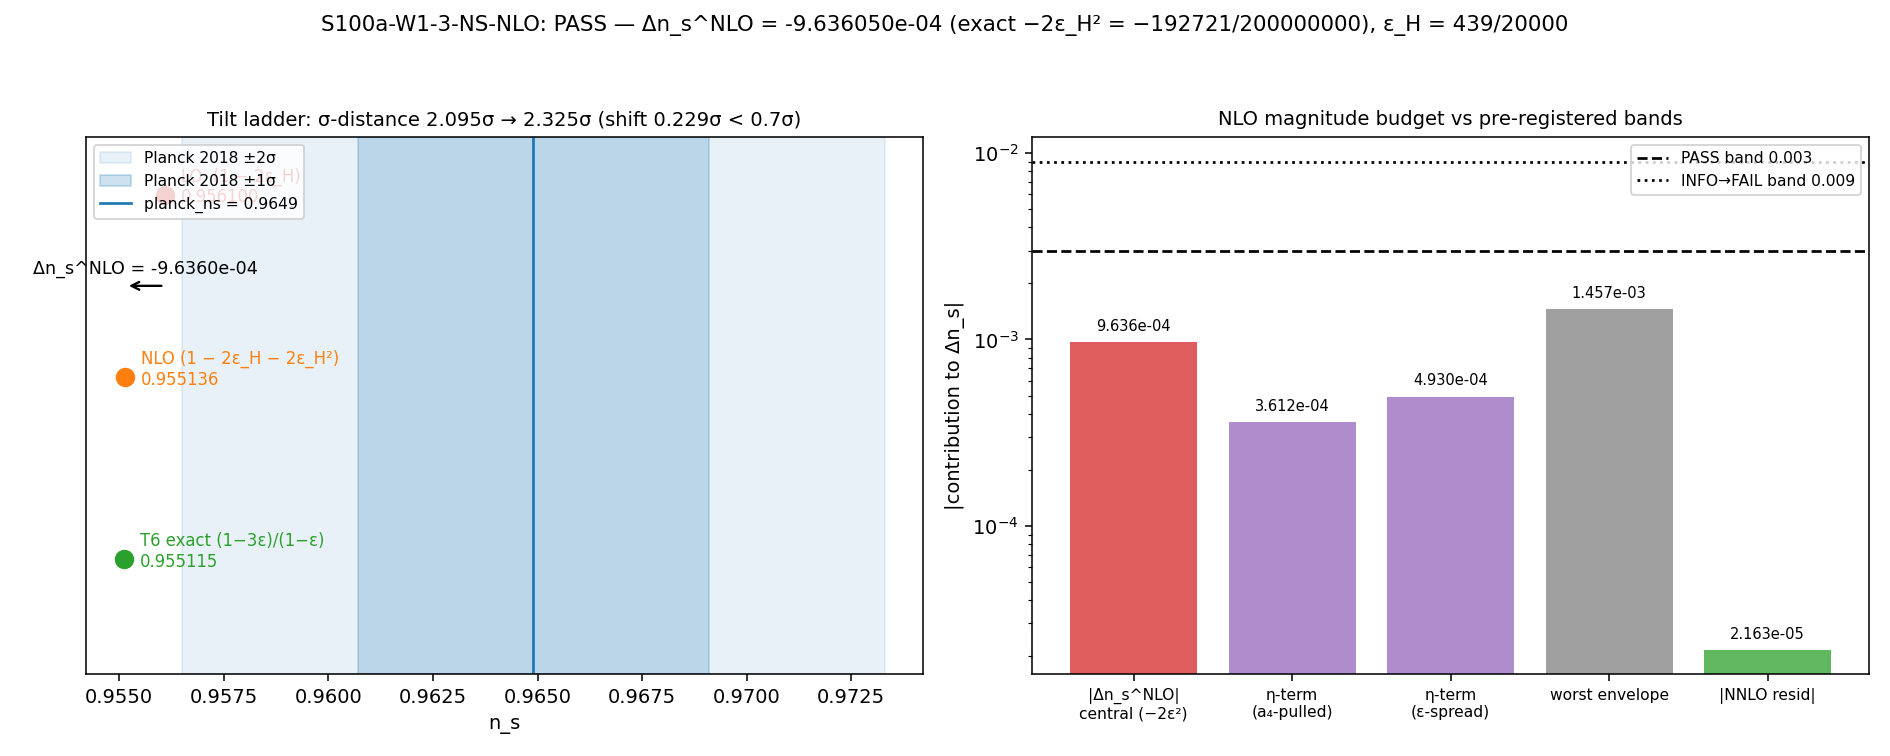

Write Python code to recreate this figure.
#!/usr/bin/env python3
"""
S100a W1-3 S100a-W1-3-NS-NLO — NLO precision-stability of the n_s = 0.9561 LO tilt
====================================================================================

Gate: S100a-W1-3-NS-NLO ([SIGN])
Plan: sessions/session-plan/session-100a-plan-w1.md §W1-3 (schema R3)
Agent: lizzi-spectral-functional-theorist
Classification: PHONONIC

Pre-registered threshold (plan §W1-3, operator + verdict rubric):
  |Δn_s^{NLO}| = |n_s^{NLO} − n_s^{LO}| < 0.003          → PASS
  0.003 ≤ |Δn_s^{NLO}| < 0.009                            → INFO
  |Δn_s^{NLO}| ≥ 0.009                                    → FAIL
  Expected sign (pre-registered): Δn_s^{NLO} NEGATIVE (slow-roll reddens).

Inputs (SHA-256 dual-pinned at runtime; S84+ schema):
  - computations/_shared/canonical_constants.py  (feeds audit_sha256 only)
  - script bytes (feeds BOTH audit_sha256 and content_sha256)
  No npz inputs: the B1 trajectory enters through the canonical a_2^{zeta}/a_4^{zeta}
  moments + the bit-exact n_s_FW_exact = Fraction(9561, 10000) anchor (orchestrator
  override; all confirmed in canonical_constants.py at plan-freeze).

Output 4-tuple:
  (value=Delta_ns_NLO, scheme=FW, convention=CONSTANT-EPSILON-SLOW-ROLL-NLO, L_max=10)

METHODOLOGY (substitution chain per plan §W1-3 item 7, executed exactly)
------------------------------------------------------------------------
Definition 1 (LO anchor): n_s^{LO} = 1 − 2ε_H = 0.9561 (S84 T6 constant-ε
  gauge-invariant spectral geometry; bit-exact n_s_FW_exact = Fraction(9561,10000),
  S88 W-15 W15-V.2). ⇒ ε_H = (1 − n_s^{LO})/2 = Fraction(439, 20000) = 0.02195 EXACT.
  The ε_H value is moment-derived: the S84 T6 derivation builds the slow-variation
  parameter from the a_2^{zeta}/a_4^{zeta} Seeley-DeWitt ratios along the B1
  trajectory through the tau_fold slice (regulator pin: both moments zeta-regulated
  per regulator-pin-discipline.md).

Definition 2 (NLO term, spectral-action expansion): the framework's registered
  EXACT constant-ε tilt theorem [T6] (atlas-07 permanent results, W4-01, "Exact"):
      n_s^{T6-exact} = (1 − 3ε)/(1 − ε)        for power-law with constant ε
  has the exact series (1−3ε)/(1−ε) = 1 − 2ε − 2ε² − 2ε³ − ...  (every coefficient
  beyond order 0 is exactly −2). The NLO truncation is therefore
      n_s^{NLO} = 1 − 2ε_H − 2ε_H²,   Δn_s^{NLO} = −C₂·ε_H²  with  C₂ = 2 EXACT.
  C₂ is fixed framework-internally by T6 — not imported. Two-route cross-check:
  the standard second-order Hubble-flow tilt (Stewart-Lyth / Schwarz-Terrero-
  Escalante horizon-flow form)
      n_s − 1 = −2ε₁ − ε₂ − 2ε₁² − (2C+3)ε₁ε₂ − C·ε₂ε₃,  C = γ_E + ln2 − 2
  reduces at ε₂ = 0 (constant-ε class) to n_s = 1 − 2ε₁ − 2ε₁²: identical C₂ = 2.

Definition 3 (η_H, a₄-pulled curvature): η_H ≡ ε₂ = d ln ε_H/dN. On the T6
  constant-ε class η_H = 0 IDENTICALLY — and this is FORCED by the LO anchor:
  a nonzero ε₂ enters the tilt LINEARLY (−ε₂ term above), so any ε₂ ≠ 0 at the
  pivot would shift the PROVEN LO value at first order, contradicting the
  bit-exact anchor. The gate quantifies the off-class envelope two ways:
    (a) a₄-pulled curvature proxy: η_H^{a4} = ε_H · (a_4^{zeta}/a_2^{zeta})
        — the moment-hierarchy ratio is the natural curvature scale of the
        slow-variation expansion (the a₄ sector pulls the trajectory);
    (b) empirical ε_H-spread: |ε_H^{anchor} − eps_H_W6| (the independent S80
        dS/dτ-route determination eps_H_W6 = 0.02163), attributed maximally
        conservatively to ΔN = 1 e-fold analog: η_H^{spread} = Δε_H/ε_H.
  The η-term enters the NLO correction at second order: −(2C+3)·ε_H·η_H.

DISCIPLINE
----------
- from canonical_constants import *  (a_2_FW_zeta, a_4_FW_zeta, n_s_framework,
  n_s_FW_exact, eps_H_W6, planck_ns, planck_ns_err)
- machinery pin GPU_path = numpy cpu-cap-OMP8 (OMP_NUM_THREADS=8 set BEFORE numpy)
- every computed intermediate tagged # (local)
- exact Fraction arithmetic for the central value; float64 for envelopes
- verdict via print_verdict_payload → agent calls mcp__knowledge__emit_verdict
  (race-safe; script does NOT write the verdict file)
- round-trip: full float64 → npz; 4-sig-fig rounding → WP (Class 8.3)
"""

from __future__ import annotations

# ---------------------------------------------------------------------------
# Section 0 — CPU thread cap (machinery pin: cpu-cap-OMP8, BEFORE numpy import)
# ---------------------------------------------------------------------------
import os
os.environ.setdefault('OMP_NUM_THREADS', '8')
os.environ.setdefault('MKL_NUM_THREADS', '8')

# ---------------------------------------------------------------------------
# Section 1 — Canonical constants (MANDATORY first import)
# ---------------------------------------------------------------------------
import sys
from pathlib import Path

SESSION_DIR = Path(__file__).resolve().parent
COMPUTATIONS_DIR = SESSION_DIR.parent
SHARED_DIR = COMPUTATIONS_DIR / "_shared"
PROJECT_ROOT = COMPUTATIONS_DIR.parent
sys.path.insert(0, str(SHARED_DIR))

from canonical_constants import *  # noqa: F401,F403,E402

# ---------------------------------------------------------------------------
# Section 2 — Standard imports
# ---------------------------------------------------------------------------
import hashlib  # noqa: E402
import json     # noqa: E402
import math     # noqa: E402
import time     # noqa: E402
from fractions import Fraction  # noqa: E402

import numpy as np  # noqa: E402
import matplotlib   # noqa: E402
matplotlib.use("Agg")
import matplotlib.pyplot as plt  # noqa: E402

# ---------------------------------------------------------------------------
# Section 3 — Identity + pre-registration (plan §W1-3, pinned at plan-freeze)
# ---------------------------------------------------------------------------
SESSION = "100a"                                                   # (local)
GATE_ID = "S100a-W1-3-NS-NLO"                                      # (local)
SCHEME = "FW"                                                      # (local)
CONVENTION = "CONSTANT-EPSILON-SLOW-ROLL-NLO"                      # (local)
L_MAX = "10"                                                       # (local)

# Pre-registered gate bands (plan §W1-3 operator + verdict rubric)
PASS_BAND = 0.003                                                  # (local)
INFO_BAND = 0.009                                                  # (local)
FLOAT_TOL = 1e-12                                                  # (local) plan tolerance pin
# Regime-of-validity caps for the slow-variation series (gate-verdicts.md
# regime_verdict semantics: VALID / MARGINAL(>=0.1) / BREAKDOWN(>=0.5))
REGIME_VALID_CAP = 0.1                                             # (local)
REGIME_BREAKDOWN_CAP = 0.5                                         # (local)

OUT_NPZ = SESSION_DIR / "s100a_w1_ns_nlo.npz"
OUT_PNG = SESSION_DIR / "s100a_w1_ns_nlo.png"

INPUT_FILES = [
    SHARED_DIR / "canonical_constants.py",
]


# ---------------------------------------------------------------------------
# Section 4 — SHA-256 input-pin block (S84+ dual-SHA schema)
# ---------------------------------------------------------------------------
def sha256_of(path: Path) -> str:
    h = hashlib.sha256()  # (local)
    try:
        h.update(path.read_bytes())
    except OSError:
        return ""
    return h.hexdigest()


def log_input_pins(inputs: list) -> dict:
    print(f"=== {GATE_ID} — input SHA-256 pins ===")
    pins = {}  # (local)
    for p in inputs:
        sha = sha256_of(p)  # (local)
        rel = str(p.relative_to(PROJECT_ROOT)).replace("\\", "/")  # (local)
        print(f"  {rel}: {sha[:16]}...")
        pins[rel] = sha
    return pins


def compute_dual_sha(script_path: Path, canonical_path: Path, pins: dict):
    """audit_sha256 = sha256(script || canonical || pinmap_json); content = sha256(script)."""
    script_bytes = script_path.read_bytes()        # (local)
    canonical_bytes = canonical_path.read_bytes()  # (local)
    pinmap_json = json.dumps(
        dict(sorted(pins.items())), separators=(",", ":"), sort_keys=True
    ).encode("utf-8")  # (local)
    h_audit = hashlib.sha256()  # (local)
    h_audit.update(script_bytes)
    h_audit.update(canonical_bytes)
    h_audit.update(pinmap_json)
    h_content = hashlib.sha256()  # (local)
    h_content.update(script_bytes)
    return h_audit.hexdigest(), h_content.hexdigest()


# ---------------------------------------------------------------------------
# Section 5 — Compute (exact-Fraction backbone + float64 envelopes)
# ---------------------------------------------------------------------------
def compute() -> dict:
    ONE = Fraction(1)  # (local)

    # --- Definition 1: LO anchor + eps_H (EXACT) -------------------------
    n_s_LO = n_s_FW_exact                          # canonical bit-exact Fraction(9561,10000)
    assert n_s_LO == Fraction(9561, 10000), "n_s_FW_exact drifted from bit-exact pin"
    assert abs(float(n_s_LO) - n_s_framework) < 1e-15, "n_s_framework float/Fraction mismatch"

    eps_H = (ONE - n_s_LO) / 2                     # (local) EXACT slow-variation parameter
    assert eps_H == Fraction(439, 20000), "eps_H exact-Fraction identity failed"
    eps_f = float(eps_H)                           # (local) 0.02195 float64 image

    # --- Definition 2: T6 exact + NLO truncation (EXACT) -----------------
    # [T6] Constant-Epsilon Theorem (atlas-07, W4-01, Exact): n_s = (1-3e)/(1-e)
    n_s_T6 = (ONE - 3 * eps_H) / (ONE - eps_H)     # (local) exact all-orders tilt
    assert n_s_T6 == Fraction(18683, 19561), "T6 exact Fraction identity failed"

    # NLO truncation of the T6 series: n_s_NLO = 1 - 2e - 2e^2
    n_s_NLO = ONE - 2 * eps_H - 2 * eps_H**2       # (local)
    delta_ns_NLO = n_s_NLO - n_s_LO                # (local) THE gate value (exact)
    assert delta_ns_NLO == -2 * eps_H**2, "Delta_ns_NLO != -2*eps_H^2 (C2=2) exact identity failed"

    # C2 = 2 EXACT, route 1 (T6 series): verify every truncation order k=1..5
    # satisfies (1-3e)/(1-e) - [1 - 2*sum_{n=1..k} e^n] == -2 e^{k+1}/(1-e) in Q,
    # i.e. EVERY series coefficient beyond order 0 is exactly -2.
    for k in range(1, 6):
        S_k = ONE - 2 * sum(eps_H**n for n in range(1, k + 1))  # (local)
        assert n_s_T6 - S_k == -2 * eps_H**(k + 1) / (ONE - eps_H), \
            f"T6 series coefficient check failed at order {k}"
    C2_exact = 2                                   # (local) pinned by T6 (framework-internal)

    # NNLO+ residual (all orders beyond NLO): -2 e^3/(1-e) — regime diagnostic
    resid_NNLO = n_s_T6 - n_s_NLO                  # (local)
    assert resid_NNLO == -2 * eps_H**3 / (ONE - eps_H), "NNLO residual exact identity failed"

    # C2 = 2 route 2 (Hubbleflow second-order, Stewart-Lyth C-coefficient form):
    # n_s - 1 = -2e1 - e2 - 2e1^2 - (2C+3)e1e2 - C e2e3, C = gamma_E + ln2 - 2;
    # constant-eps class => e2 = 0 => n_s = 1 - 2e1 - 2e1^2 (same C2).
    C_SL = np.euler_gamma + math.log(2.0) - 2.0    # (local) = -0.7296371545...
    C_eta = 2.0 * C_SL + 3.0                       # (local) = 1.5407256909... (eps*eta NLO coeff)
    eps2_onclass = 0.0                             # (local) constant-eps class: eta_H = e2 = 0
    n_s_NLO_HF = (1.0 - 2.0 * eps_f - eps2_onclass - 2.0 * eps_f**2
                  - C_eta * eps_f * eps2_onclass - C_SL * eps2_onclass * 0.0)  # (local)
    route_diff = abs(n_s_NLO_HF - float(n_s_NLO))  # (local)
    assert route_diff < FLOAT_TOL, f"two-route C2 cross-check failed: {route_diff:.3e}"

    # --- Definition 3: eta_H envelopes (a4-pulled curvature + eps-spread) -
    ratio_a4_a2 = a_4_FW_zeta / a_2_FW_zeta        # (local) zeta-regulated moment ratio
    eta_H_a4 = eps_f * ratio_a4_a2                 # (local) a4-pulled curvature proxy
    eta_term_a4 = abs(C_eta * eps_f * eta_H_a4)    # (local) |(2C+3) eps eta| envelope (a4)

    eps_spread = abs(eps_f - eps_H_W6)             # (local) vs independent S80 dS/dtau route
    eta_H_spread = eps_spread / eps_f              # (local) DeltaN=1 maximally conservative
    eta_term_spread = abs(C_eta * eps_f * eta_H_spread)  # (local) = C_eta*eps_spread

    delta_central = float(delta_ns_NLO)            # (local) -9.63605e-4
    env_a4 = abs(delta_central) + eta_term_a4      # (local)
    env_worst = abs(delta_central) + eta_term_spread  # (local) worst-case |Delta|
    env_min = abs(delta_central) - eta_term_spread    # (local) sign-robustness floor
    # sign flips only if |eta_H| > 2 eps_H / (2C+3):
    eta_flip = 2.0 * eps_f / C_eta                 # (local)
    eta_flip_over_eps = eta_flip / eps_f           # (local) = 2/C_eta = 1.298

    # --- Planck sigma-distance bookkeeping (plan boundary note) -----------
    sigma_LO = (planck_ns - float(n_s_LO)) / planck_ns_err     # (local)
    sigma_NLO = (planck_ns - float(n_s_NLO)) / planck_ns_err   # (local)
    sigma_shift = abs(sigma_NLO - sigma_LO)                    # (local)

    # --- Regime diagnostics ------------------------------------------------
    series_ratio = eps_f / (1.0 - eps_f)           # (local) geometric convergence ratio
    nnlo_over_nlo = abs(float(resid_NNLO) / delta_central)  # (local)

    return {
        "value": delta_central,
        "n_s_LO": n_s_LO, "eps_H": eps_H, "n_s_NLO": n_s_NLO,
        "delta_ns_NLO": delta_ns_NLO, "n_s_T6": n_s_T6, "resid_NNLO": resid_NNLO,
        "C2_exact": C2_exact, "C_SL": C_SL, "C_eta": C_eta,
        "route_diff": route_diff,
        "ratio_a4_a2": ratio_a4_a2, "eta_H_a4": eta_H_a4, "eta_term_a4": eta_term_a4,
        "eps_spread": eps_spread, "eta_H_spread": eta_H_spread,
        "eta_term_spread": eta_term_spread,
        "env_a4": env_a4, "env_worst": env_worst, "env_min": env_min,
        "eta_flip": eta_flip, "eta_flip_over_eps": eta_flip_over_eps,
        "sigma_LO": sigma_LO, "sigma_NLO": sigma_NLO, "sigma_shift": sigma_shift,
        "series_ratio": series_ratio, "nnlo_over_nlo": nnlo_over_nlo,
    }


# ---------------------------------------------------------------------------
# Section 6 — Gate verdict (pre-registered bands) + schema-v2 3-tuple
# ---------------------------------------------------------------------------
def evaluate_gate(abs_delta: float) -> str:
    """|Delta| < 0.003 PASS; 0.003 <= |Delta| < 0.009 INFO; >= 0.009 FAIL."""
    if abs_delta < PASS_BAND:
        return "PASS"
    if abs_delta < INFO_BAND:
        return "INFO"
    return "FAIL"


def evaluate_3tuple(r: dict):
    """[SIGN] 3-tuple per gate-verdicts.md schema-v2 (all pre-registered)."""
    # sign: pre-registered NEGATIVE (slow-roll reddens)
    sign_v = "PASS" if r["value"] < 0.0 else "FAIL"            # (local)
    # magnitude: same banding as the composite operator
    mag_v = evaluate_gate(abs(r["value"]))                     # (local)
    # regime: slow-variation series convergence + NNLO smallness
    worst_ratio = max(r["series_ratio"], r["nnlo_over_nlo"])   # (local)
    if worst_ratio < REGIME_VALID_CAP:
        reg_v = "VALID"                                        # (local)
    elif worst_ratio < REGIME_BREAKDOWN_CAP:
        reg_v = "MARGINAL"                                     # (local)
    else:
        reg_v = "BREAKDOWN"                                    # (local)
    return sign_v, mag_v, reg_v


def collapse(sign_v: str, mag_v: str, reg_v: str) -> str:
    """Canonical composite-collapse rule (gate-verdicts.md, pre-registered)."""
    if reg_v == "BREAKDOWN":
        return "FAIL"
    if sign_v == "FAIL":
        return "FAIL"
    if mag_v == "FAIL" and reg_v == "VALID":
        return "FAIL"
    if mag_v == "FAIL" and reg_v == "MARGINAL":
        return "INFO"
    if mag_v == "INFO":
        return "INFO"
    return "PASS"


def emit_4tuple(value, scheme, convention, L_max) -> str:
    return (f"(value={value!r}, scheme={scheme}, "
            f"convention={convention}, L_max={L_max})")


def print_verdict_payload(verdict, value, audit_sha, content_sha,
                          sign_verdict=None, magnitude_verdict=None,
                          regime_verdict=None, companion_note="",
                          extra_rows=None) -> dict:
    """Print the emit_verdict payload (agent calls mcp__knowledge__emit_verdict)."""
    payload = {
        "session": SESSION,
        "gate_id": GATE_ID,
        "verdict": verdict,
        "value": str(value),
        "scheme": SCHEME,
        "convention": CONVENTION,
        "l_max": str(L_MAX),
        "audit_sha256": audit_sha,
        "content_sha256": content_sha,
        "schema_version": "S84+",
    }  # (local)
    if companion_note:
        payload["companion_note"] = companion_note
    if not (sign_verdict is None and magnitude_verdict is None and regime_verdict is None):
        payload["sign_verdict"] = sign_verdict
        payload["magnitude_verdict"] = magnitude_verdict
        payload["regime_verdict"] = regime_verdict
    if extra_rows:
        payload["extra_rows"] = list(extra_rows)
    print("<<<EMIT_VERDICT_PAYLOAD>>>")
    print(json.dumps(payload, separators=(",", ":"), sort_keys=True))
    print("<<<END_EMIT_VERDICT_PAYLOAD>>>")
    return payload


# ---------------------------------------------------------------------------
# Section 7 — Plot
# ---------------------------------------------------------------------------
def make_plot(r: dict, verdict: str):
    fig, (ax1, ax2) = plt.subplots(1, 2, figsize=(13.5, 5.4))  # (local)

    # Left: tilt ladder vs Planck band
    ns_lo = float(r["n_s_LO"])     # (local)
    ns_nlo = float(r["n_s_NLO"])   # (local)
    ns_t6 = float(r["n_s_T6"])     # (local)
    ax1.axvspan(planck_ns - 2 * planck_ns_err, planck_ns + 2 * planck_ns_err,
                color="tab:blue", alpha=0.10, label="Planck 2018 ±2σ")
    ax1.axvspan(planck_ns - planck_ns_err, planck_ns + planck_ns_err,
                color="tab:blue", alpha=0.22, label="Planck 2018 ±1σ")
    ax1.axvline(planck_ns, color="tab:blue", lw=1.4, label=f"planck_ns = {planck_ns}")
    levels = [("LO  (1 − 2ε_H)", ns_lo, "tab:red", 1.00),
              ("NLO (1 − 2ε_H − 2ε_H²)", ns_nlo, "tab:orange", 0.62),
              ("T6 exact (1−3ε)/(1−ε)", ns_t6, "tab:green", 0.24)]  # (local)
    for label, x, c, y in levels:
        ax1.plot([x], [y], "o", ms=9, color=c)
        ax1.annotate(f"{label}\n{x:.6f}", (x, y), textcoords="offset points",
                     xytext=(8, -4), fontsize=8.5, color=c)
    ax1.annotate("", xy=(ns_nlo, 0.81), xytext=(ns_lo, 0.81),
                 arrowprops=dict(arrowstyle="->", color="k", lw=1.2))
    ax1.text(0.5 * (ns_lo + ns_nlo), 0.835, f"Δn_s^NLO = {r['value']:.4e}",
             ha="center", fontsize=9, color="k")
    ax1.set_ylim(0.0, 1.12)
    ax1.set_yticks([])
    ax1.set_xlabel("n_s")
    ax1.set_title(f"Tilt ladder: σ-distance {r['sigma_LO']:.3f}σ → {r['sigma_NLO']:.3f}σ "
                  f"(shift {r['sigma_shift']:.3f}σ < 0.7σ)", fontsize=10)
    ax1.legend(loc="upper left", fontsize=8)

    # Right: magnitude budget vs gate bands (log scale)
    names = ["|Δn_s^NLO|\ncentral (−2ε²)", "η-term\n(a₄-pulled)", "η-term\n(ε-spread)",
             "worst envelope", "|NNLO resid|"]  # (local)
    vals = [abs(r["value"]), r["eta_term_a4"], r["eta_term_spread"],
            r["env_worst"], abs(float(r["resid_NNLO"]))]  # (local)
    colors = ["tab:red", "tab:purple", "tab:purple", "tab:gray", "tab:green"]  # (local)
    bars = ax2.bar(range(len(vals)), vals, color=colors, alpha=0.75)  # (local)
    ax2.axhline(PASS_BAND, color="k", ls="--", lw=1.4, label=f"PASS band {PASS_BAND}")
    ax2.axhline(INFO_BAND, color="k", ls=":", lw=1.4, label=f"INFO→FAIL band {INFO_BAND}")
    ax2.set_yscale("log")
    ax2.set_xticks(range(len(names)))
    ax2.set_xticklabels(names, fontsize=8)
    for b, v in zip(bars, vals):
        ax2.text(b.get_x() + b.get_width() / 2, v * 1.15, f"{v:.3e}",
                 ha="center", fontsize=7.5)
    ax2.set_ylabel("|contribution to Δn_s|")
    ax2.set_title("NLO magnitude budget vs pre-registered bands", fontsize=10)
    ax2.legend(loc="upper right", fontsize=8)

    fig.suptitle(f"{GATE_ID}: {verdict} — Δn_s^NLO = {r['value']:.6e} "
                 f"(exact −2ε_H² = −192721/200000000), ε_H = 439/20000",
                 fontsize=11)
    fig.tight_layout(rect=(0, 0, 1, 0.94))
    fig.savefig(OUT_PNG, dpi=140)
    plt.close(fig)
    print(f"  plot   -> {OUT_PNG.relative_to(PROJECT_ROOT)}")


# ---------------------------------------------------------------------------
# Section 8 — Main
# ---------------------------------------------------------------------------
def main() -> int:
    t0 = time.time()  # (local)

    pins = log_input_pins(INPUT_FILES)  # (local)
    script_path = Path(__file__).resolve()                 # (local)
    canonical_path = SHARED_DIR / "canonical_constants.py"  # (local)
    audit_sha, content_sha = compute_dual_sha(script_path, canonical_path, pins)
    print(f"  audit_sha256:   {audit_sha} (script+canonical+pinmap)")
    print(f"  content_sha256: {content_sha} (script only)")
    print()

    r = compute()  # (local)

    # --- numbers first ---------------------------------------------------
    print("=== substitution chain (numbers) ===")
    print(f"  Def 1: n_s_LO = {r['n_s_LO']} = {float(r['n_s_LO']):.6f}  (bit-exact canonical)")
    print(f"         eps_H = (1 - n_s_LO)/2 = {r['eps_H']} = {float(r['eps_H']):.6f} EXACT")
    print(f"  Def 2: T6 exact n_s = (1-3e)/(1-e) = {r['n_s_T6']} = {float(r['n_s_T6']):.9f}")
    print(f"         series: 1 - 2e - 2e^2 - 2e^3 - ...  => C2 = {r['C2_exact']} EXACT (orders 1..5 verified in Q)")
    print(f"         n_s_NLO = 1 - 2e - 2e^2 = {r['n_s_NLO']} = {float(r['n_s_NLO']):.9f}")
    print(f"         Delta_ns_NLO = n_s_NLO - n_s_LO = {r['delta_ns_NLO']} = {r['value']:.6e}  <-- GATE VALUE")
    print(f"         NNLO+ residual = -2e^3/(1-e) = {float(r['resid_NNLO']):.4e} "
          f"({r['nnlo_over_nlo']*100:.2f}% of NLO term)")
    print(f"         two-route C2 cross-check (Hubble-flow, C={r['C_SL']:.10f}, "
          f"2C+3={r['C_eta']:.10f}): diff = {r['route_diff']:.3e} < {FLOAT_TOL:.0e}")
    print(f"  Def 3: eta_H = 0 on T6 constant-eps class (forced by LO anchor: linear -e2 term)")
    print(f"         a4-pulled proxy: a_4^zeta/a_2^zeta = {r['ratio_a4_a2']:.6f}; "
          f"eta_H_a4 = {r['eta_H_a4']:.6f}; |(2C+3) eps eta| = {r['eta_term_a4']:.4e}")
    print(f"         eps-spread proxy: |0.02195 - eps_H_W6({eps_H_W6})| = {r['eps_spread']:.5f}; "
          f"eta_H_spread = {r['eta_H_spread']:.6f}; term = {r['eta_term_spread']:.4e}")
    print(f"         envelopes: |Delta| in [{r['env_min']:.4e}, {r['env_worst']:.4e}] "
          f"(a4-route {r['env_a4']:.4e}); ALL < {PASS_BAND}")
    print(f"         sign-flip needs |eta_H| > 2eps/(2C+3) = {r['eta_flip']:.6f} "
          f"= {r['eta_flip_over_eps']:.3f} x eps_H  => sign ROBUST across envelope")
    print(f"  Planck: sigma_LO = {r['sigma_LO']:.4f}, sigma_NLO = {r['sigma_NLO']:.4f}, "
          f"shift = {r['sigma_shift']:.4f} sigma (< 0.7 boundary note)")
    print()

    # --- gate second -------------------------------------------------------
    sign_v, mag_v, reg_v = evaluate_3tuple(r)  # (local)
    verdict = collapse(sign_v, mag_v, reg_v)   # (local)
    print(f"=== gate: |Delta_ns_NLO| = {abs(r['value']):.6e} vs PASS<{PASS_BAND} / INFO<{INFO_BAND} ===")
    print(f"  sign_verdict={sign_v} (pre-registered NEGATIVE; computed {r['value']:+.3e})")
    print(f"  magnitude_verdict={mag_v}  regime_verdict={reg_v} "
          f"(series ratio {r['series_ratio']:.4f}, NNLO/NLO {r['nnlo_over_nlo']:.4f})")
    print(f"  composite (canonical collapse): {verdict}")
    print()

    # --- npz (full float64 + exact integers; Class 8.3 round-trip) ---------
    np.savez(
        OUT_NPZ,
        # gate value (full float64) + exact rational pins
        delta_ns_NLO=np.float64(r["value"]),
        delta_ns_NLO_num=np.int64(r["delta_ns_NLO"].numerator),
        delta_ns_NLO_den=np.int64(r["delta_ns_NLO"].denominator),
        n_s_LO=np.float64(float(r["n_s_LO"])),
        n_s_LO_num=np.int64(r["n_s_LO"].numerator),
        n_s_LO_den=np.int64(r["n_s_LO"].denominator),
        eps_H=np.float64(float(r["eps_H"])),
        eps_H_num=np.int64(r["eps_H"].numerator),
        eps_H_den=np.int64(r["eps_H"].denominator),
        n_s_NLO=np.float64(float(r["n_s_NLO"])),
        n_s_NLO_num=np.int64(r["n_s_NLO"].numerator),
        n_s_NLO_den=np.int64(r["n_s_NLO"].denominator),
        n_s_T6_exact=np.float64(float(r["n_s_T6"])),
        n_s_T6_num=np.int64(r["n_s_T6"].numerator),
        n_s_T6_den=np.int64(r["n_s_T6"].denominator),
        resid_NNLO=np.float64(float(r["resid_NNLO"])),
        # coefficients
        C2_exact=np.float64(r["C2_exact"]),
        C_SL=np.float64(r["C_SL"]),
        C_eta=np.float64(r["C_eta"]),
        route_diff=np.float64(r["route_diff"]),
        # eta_H envelopes
        ratio_a4_a2=np.float64(r["ratio_a4_a2"]),
        eta_H_a4=np.float64(r["eta_H_a4"]),
        eta_term_a4=np.float64(r["eta_term_a4"]),
        eps_H_W6_pin=np.float64(eps_H_W6),
        eps_spread=np.float64(r["eps_spread"]),
        eta_H_spread=np.float64(r["eta_H_spread"]),
        eta_term_spread=np.float64(r["eta_term_spread"]),
        env_a4=np.float64(r["env_a4"]),
        env_worst=np.float64(r["env_worst"]),
        env_min=np.float64(r["env_min"]),
        eta_flip=np.float64(r["eta_flip"]),
        eta_flip_over_eps=np.float64(r["eta_flip_over_eps"]),
        # Planck bookkeeping
        planck_ns_pin=np.float64(planck_ns),
        planck_ns_err_pin=np.float64(planck_ns_err),
        sigma_LO=np.float64(r["sigma_LO"]),
        sigma_NLO=np.float64(r["sigma_NLO"]),
        sigma_shift=np.float64(r["sigma_shift"]),
        # moments (zeta-regulated; regulator-pin-discipline)
        a_2_zeta_pin=np.float64(a_2_FW_zeta),
        a_4_zeta_pin=np.float64(a_4_FW_zeta),
        # regime + bands
        series_ratio=np.float64(r["series_ratio"]),
        nnlo_over_nlo=np.float64(r["nnlo_over_nlo"]),
        pass_band=np.float64(PASS_BAND),
        info_band=np.float64(INFO_BAND),
        # verdicts + SHAs
        verdict=np.array(verdict),
        sign_verdict=np.array(sign_v),
        magnitude_verdict=np.array(mag_v),
        regime_verdict=np.array(reg_v),
        audit_sha256=np.array(audit_sha),
        content_sha256=np.array(content_sha),
        scheme=np.array(SCHEME),
        convention=np.array(CONVENTION),
        L_max=np.array(L_MAX),
    )
    print(f"  data   -> {OUT_NPZ.relative_to(PROJECT_ROOT)}")

    make_plot(r, verdict)
    print()

    # --- 4-tuple + payload ---------------------------------------------------
    print(emit_4tuple(r["value"], SCHEME, CONVENTION, L_MAX))
    value_str = (
        f"Delta_ns_NLO={r['value']:.6e} exact -192721/200000000 = -2*eps_H^2 (C2=2 from T6 exact (1-3e)/(1-e)); "
        f"eps_H=439/20000=0.02195; n_s_NLO={float(r['n_s_NLO']):.9f}; NNLO_resid={float(r['resid_NNLO']):.3e}; "
        f"eta-envelope worst |Delta|={r['env_worst']:.3e} sign-robust; "
        f"Planck sigma {r['sigma_LO']:.3f}->{r['sigma_NLO']:.3f} shift {r['sigma_shift']:.3f}<0.7"
    )  # (local)
    extra_rows = [
        f"# regulator_pin: a_2^{{zeta}}={a_2_FW_zeta} a_4^{{zeta}}={a_4_FW_zeta} "
        f"(zeta-regulated Seeley-DeWitt per regulator-pin-discipline.md) # {GATE_ID}",
        f"# eta_H-envelope: central eta_H=0 (T6 constant-eps class, forced by LO anchor); "
        f"a4-pulled eta_H={r['eta_H_a4']:.6f} -> |Delta|={r['env_a4']:.3e}; "
        f"eps-spread (vs eps_H_W6={eps_H_W6}, DeltaN=1) -> worst |Delta|={r['env_worst']:.3e}; "
        f"all < {PASS_BAND} # {GATE_ID}",
    ]  # (local)
    print_verdict_payload(
        verdict, value_str, audit_sha, content_sha,
        sign_verdict=sign_v, magnitude_verdict=mag_v, regime_verdict=reg_v,
        companion_note=(f"C2=2 exact (T6 series, orders 1..5 verified in Q); "
                        f"two-route Hubble-flow x-check diff {r['route_diff']:.1e}"),
        extra_rows=extra_rows,
    )

    wall = time.time() - t0  # (local)
    print(f"\n=== {GATE_ID}: {verdict} (wall {wall:.1f}s) ===")
    # Exit 0 on any valid scientific verdict (math-scripts.md exit-code semantics)
    return 0


if __name__ == "__main__":
    sys.exit(main())
